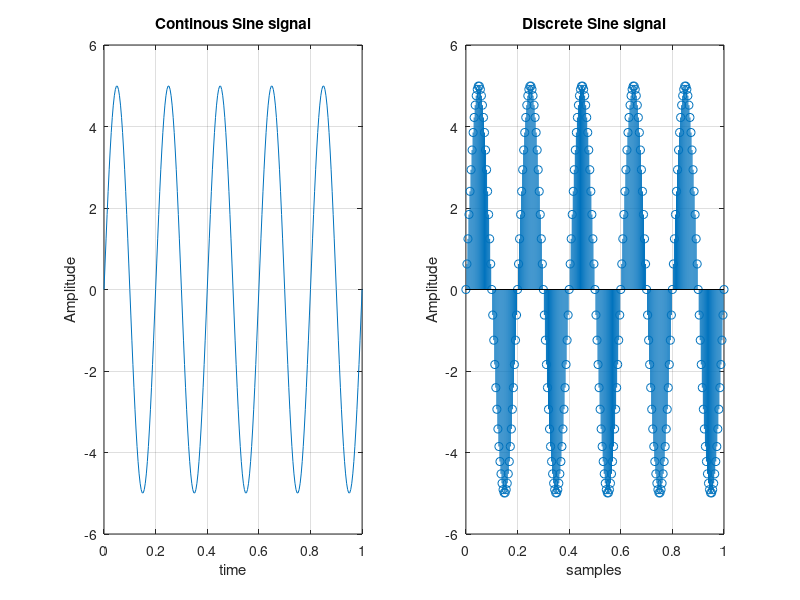

This figure's MATLAB source:
clc;
clf;
clear all;
close all;

Am=input('Enter amplitude');
f=input('Enter frequency');
c=input('Enter number of cycles ');
t=0:(1/(50*f)):c/f;


Amplitude=Am*sin(2*pi*f*t);

subplot(1, 2 ,1);
plot(t,Amplitude);
grid on;
xlabel('time');
ylabel('Amplitude');
title('Continous Sine signal');

subplot(1 ,2 ,2);
stem(t,Amplitude);
grid on;
xlabel('samples');
ylabel('Amplitude');
title('Discrete Sine signal');